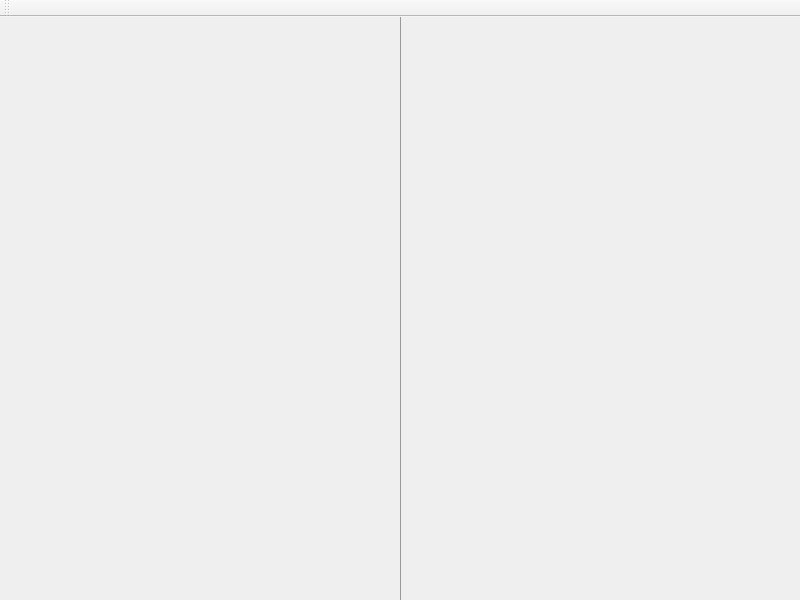
<?xml version="1.0" encoding="UTF-8"?>
<ui version="4.0">
 <class>FragmentViewMain</class>
 <widget class="QMainWindow" name="FragmentViewMain">
  <property name="geometry">
   <rect>
    <x>0</x>
    <y>0</y>
    <width>800</width>
    <height>600</height>
   </rect>
  </property>
  <property name="windowTitle">
   <string>MainWindow</string>
  </property>
  <widget class="QWidget" name="centralwidget">
   <layout class="QHBoxLayout" name="horizontalLayout">
    <property name="leftMargin">
     <number>0</number>
    </property>
    <property name="topMargin">
     <number>0</number>
    </property>
    <property name="rightMargin">
     <number>0</number>
    </property>
    <property name="bottomMargin">
     <number>0</number>
    </property>
    <item>
     <widget class="QSplitter" name="splitter">
      <property name="styleSheet">
       <string notr="true">QSplitter::handle {
	background-color: #999999;
	margin-right: 2px;
    margin-left: 2px;
	height: 1px;
}</string>
      </property>
      <property name="orientation">
       <enum>Qt::Horizontal</enum>
      </property>
      <widget class="PartonomyWidget" name="partonomyWidget" native="true">
       <property name="enabled">
        <bool>true</bool>
       </property>
       <property name="sizePolicy">
        <sizepolicy hsizetype="MinimumExpanding" vsizetype="Preferred">
         <horstretch>0</horstretch>
         <verstretch>0</verstretch>
        </sizepolicy>
       </property>
      </widget>
      <widget class="InspectionItemWidget" name="itemWidget" native="true"/>
     </widget>
    </item>
   </layout>
  </widget>
  <widget class="QToolBar" name="toolBar">
   <property name="windowTitle">
    <string>toolBar</string>
   </property>
   <attribute name="toolBarArea">
    <enum>TopToolBarArea</enum>
   </attribute>
   <attribute name="toolBarBreak">
    <bool>false</bool>
   </attribute>
  </widget>
  <action name="actionLoad_Mean_Curvature">
   <property name="text">
    <string>Mean Curvature</string>
   </property>
   <property name="toolTip">
    <string>Load Mean Curvature</string>
   </property>
  </action>
  <action name="actionLoad_CHAP">
   <property name="text">
    <string>Load Cultural Heritage Artefact Partonomy</string>
   </property>
  </action>
  <action name="actionLoad_Shape_Index">
   <property name="text">
    <string>Shape Index</string>
   </property>
   <property name="toolTip">
    <string>Load Shape Index</string>
   </property>
  </action>
  <action name="actionLoad_Colorimetric">
   <property name="text">
    <string>Colorimetric Info</string>
   </property>
   <property name="toolTip">
    <string>Loads the L channel of the Lab space</string>
   </property>
  </action>
  <action name="actionLoadMinimal_Bounding_Box">
   <property name="text">
    <string>Minimal Bounding Box</string>
   </property>
   <property name="toolTip">
    <string>Minimal Bounding Box</string>
   </property>
  </action>
  <action name="actionAnnotation_Mode">
   <property name="checkable">
    <bool>true</bool>
   </property>
   <property name="text">
    <string>Annotation Mode</string>
   </property>
   <property name="toolTip">
    <string>Toggle the annotation mode</string>
   </property>
  </action>
  <action name="actionLoadFacets">
   <property name="text">
    <string>Load Facets</string>
   </property>
   <property name="toolTip">
    <string>Load faceting file</string>
   </property>
  </action>
  <action name="actionLoad_file_from_disk">
   <property name="text">
    <string>Load file from disk</string>
   </property>
  </action>
  <action name="actionLoad_SDF">
   <property name="text">
    <string>Shape Diameter Function</string>
   </property>
   <property name="toolTip">
    <string>Load Shape Diameter Function</string>
   </property>
  </action>
  <action name="actionDelete_Annotation">
   <property name="icon">
    <iconset resource="../../../resources/resources.qrc">
     <normaloff>:/images/noun_1070424_cc.png</normaloff>:/images/noun_1070424_cc.png</iconset>
   </property>
   <property name="text">
    <string>Delete Annotation</string>
   </property>
  </action>
  <action name="actionAutomatic_Feature_Recognition">
   <property name="text">
    <string>Automatic Feature Recognition</string>
   </property>
  </action>
  <action name="actionFeature_Extraction_Demo">
   <property name="text">
    <string>Feature Extraction Demo</string>
   </property>
  </action>
  <action name="actionSave_Feature_Extraction_Output">
   <property name="text">
    <string>Save Feature Extraction Output</string>
   </property>
  </action>
 </widget>
 <customwidgets>
  <customwidget>
   <class>PartonomyWidget</class>
   <extends>QWidget</extends>
   <header>partonomywidget.h</header>
   <container>1</container>
  </customwidget>
  <customwidget>
   <class>InspectionItemWidget</class>
   <extends>QWidget</extends>
   <header>inspection/inspectionitemwidget.h</header>
   <container>1</container>
  </customwidget>
 </customwidgets>
 <resources>
  <include location="../../../resources/resources.qrc"/>
  <include location="../../../resources/resources.qrc"/>
  <include location="../../../resources/resources.qrc"/>
  <include location="../../../resources/resources.qrc"/>
 </resources>
 <connections/>
</ui>
